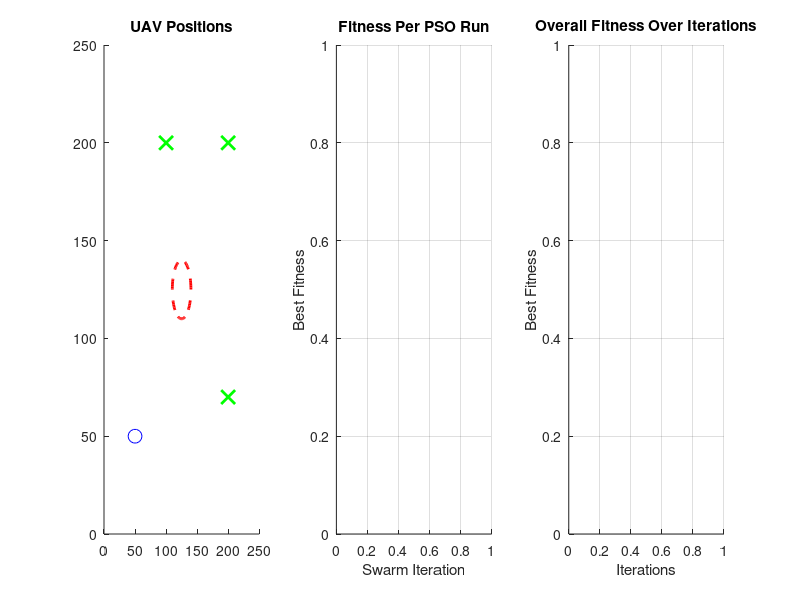

MATLAB code for this plot: (Note: this script raises an error after producing the figure.)
clc;
clear;
close all;

% PSO Parameters
PSO.SwarmSize = 20;
PSO.MaxIterations = 60; % Max number of iterations per run
PSO.c1 = 1.5;
PSO.c2 = 1.5;

% Problem Parameters
num_UAVs = 3;
v_UAV_max = 3;
d_safe = 30.0; % Safe distance
tolerance = 3; % Target tolerance
alpha = 1; gamma = 0.5; delta = 9;

% Define restricted area
restricted_area_center = [125, 125];
restricted_area_radius = 15;

% Define initial positions
initial_position = [50, 50];
p_UAV_init = repmat(initial_position, num_UAVs, 1)';

% Define target positions
designated_targets = [200, 70; 100, 200; 200, 200]';

% Objective function
objective_function = @(x) sum(alpha * exploration_time(x)) - ...
    sum(gamma * coverage_efficiency(x)) + ...
    sum(delta * designated_targets_penalty(x, designated_targets));

% Constraints
constraints = @(x) nonlcon(x);

for i = 1:PSO.SwarmSize
    bird = zeros(4, num_UAVs);
    for j = 1:num_UAVs
        bird(:, j) = [rand * 2 - 1; rand * 2 - 1; p_UAV_init(:, j)];
    end
    swarm{i} = bird;
end

% Initialize personal and global bests
personal_best_costs = inf(PSO.SwarmSize, 1);
personal_best_positions = cell(PSO.SwarmSize, 1);
global_best_cost = inf;
global_best_position = [];

all_best_cost_log = []; % Store fitness values across runs

% Visualization setup
figure;

% Subplot for UAV positions
subplot(1, 3, 1);
hold on;
title('UAV Positions');
axis([0 250 0 250]);
viscircles(restricted_area_center, restricted_area_radius, 'LineStyle', '--', 'Color', 'r');
plot(initial_position(1), initial_position(2), 'bo', 'MarkerSize', 10, 'DisplayName', 'Start Position');
plot(designated_targets(1, :), designated_targets(2, :), 'gx', 'MarkerSize', 10, 'LineWidth', 2, 'DisplayName', 'Targets');
uav_plot = plot(nan(1, num_UAVs), nan(1, num_UAVs), 'ks', 'MarkerSize', 8, 'DisplayName', 'UAVs');

% Subplot for best fitness per PSO run
subplot(1, 3, 2);
hold on;
title('Fitness Per PSO Run');
xlabel('Swarm Iteration');
ylabel('Best Fitness');
plot_per_run = plot(nan, nan, 'LineWidth', 2, 'DisplayName', 'Best Fitness Per Run');
grid on;

% Subplot for overall fitness across PSO runs
subplot(1, 3, 3);
hold on;
title('Overall Fitness Over Iterations');
xlabel('Iterations');
ylabel('Best Fitness');
plot_overall = plot(nan, nan, 'LineWidth', 2, 'DisplayName', 'Overall Best Fitness');
grid on;

% Initialize UAV positions
uav_positions = zeros(num_UAVs, 2); % Store [x, y] for each UAV
for j = 1:num_UAVs
    uav_positions(j, :) = p_UAV_init(:, j)';
end

% Initialize UAV paths
all_paths = cell(num_UAVs, 1);
for j = 1:num_UAVs
    all_paths{j} = uav_positions(j, :);
end

% Add variables for dynamic inertia weight
PSO.weight_initial = 0.99;  % Starting inertia weight
PSO.weight_final = 0.6;    % Final inertia weight

% Initialize overall fitness tracking variables
all_best_cost_log = []; % Store fitness values across all runs
bestcostarr = [];       % Store fitness values for each PSO run

% Main PSO loop
while true
    best_cost_log = zeros(PSO.MaxIterations, 1); % Track fitness per iteration in the current run
    penalty_value = 1e4; % Penalty for constraint violation

    for iter = 1:PSO.MaxIterations
        % Adjust inertia weight dynamically
        PSO.weight = PSO.weight_initial - ...
            ((PSO.weight_initial - PSO.weight_final) * (iter / PSO.MaxIterations));

        % Evaluate fitness for each particle
        costs = zeros(PSO.SwarmSize, 1);
        for i = 1:PSO.SwarmSize
            bird = swarm{i};
            cost = objective_function(bird);

            % Apply constraints and penalties
            [c, ceq] = nonlcon(bird);
            if any(c > 0) || any(ceq ~= 0)
                penalty = penalty_value * sum(c(c > 0));
                cost = cost + penalty;
            end
            costs(i) = cost;

            % Update personal bests
            if cost < personal_best_costs(i)
                personal_best_costs(i) = cost;
                personal_best_positions{i} = bird;
            end
        end

        % Update global best
        [min_cost, min_index] = min(personal_best_costs);
        if min_cost < global_best_cost
            global_best_cost = min_cost;
            global_best_position = personal_best_positions{min_index};
        end

        % PSO velocity and position update
        for i = 1:PSO.SwarmSize
            bird = swarm{i};
            for j = 1:num_UAVs
                v_current = bird(1:2, j);
                p_current = bird(3:4, j);

                r1 = rand;
                r2 = rand;
                cognitive = PSO.c1 * r1 * (personal_best_positions{i}(3:4, j) - p_current);
                social = PSO.c2 * r2 * (global_best_position(3:4, j) - p_current);

                v_new = PSO.weight * v_current + cognitive + social;
                v_new = max(min(v_new, v_UAV_max), -v_UAV_max);
                p_new = p_current + v_new;

                bird(1:2, j) = v_new;
                bird(3:4, j) = p_new;
            end
            swarm{i} = bird;
        end
        % Log best cost
        best_cost_log(iter) = global_best_cost;
    end

    % Update overall fitness log
    all_best_cost_log = [all_best_cost_log; best_cost_log];
    bestcostarr = [bestcostarr; best_cost_log];

    % Visualization
    subplot(1, 3, 2);
    set(plot_per_run, 'XData', 1:PSO.MaxIterations, 'YData', best_cost_log);
    subplot(1, 3, 3);
    set(plot_overall, 'XData', 1:length(all_best_cost_log), 'YData', all_best_cost_log);


    % Update UAV positions and paths
    for j = 1:num_UAVs
        direction = global_best_position(3:4, j)' - uav_positions(j, :);
        step = direction / max(norm(direction), 1e-3); % Normalize direction
        uav_positions(j, :) = uav_positions(j, :) + step; % Move by one step
        all_paths{j} = [all_paths{j}; uav_positions(j, :)]; % Append new position
    end

    % Reinitialize swarm for the next PSO run
    for i = 1:PSO.SwarmSize
        bird = zeros(4, num_UAVs);
        for j = 1:num_UAVs
            bird(:, j) = [rand * 2 - 1; rand * 2 - 1; p_UAV_init(:, j)];
        end
        swarm{i} = bird;
    end

    % Reset personal bests but keep global best
    %personal_best_costs = inf(PSO.SwarmSize, 1);
    %personal_best_positions = cell(PSO.SwarmSize, 1);

    % Update UAV positions and paths in the subplot
    subplot(1, 3, 1); % Ensure subplot 1 is active
    hold on;
    for j = 1:num_UAVs
        % Update the UAV path plot
        plot(all_paths{j}(:, 1), all_paths{j}(:, 2), '-', 'LineWidth', 1.5, ...
            'DisplayName', ['UAV ' num2str(j)]);
    end

    % Update UAV position markers
    set(uav_plot, 'XData', uav_positions(:, 1), 'YData', uav_positions(:, 2));
    drawnow;


    % Termination condition (unchanged)
    if all(vecnorm(uav_positions - designated_targets', 2, 2) < tolerance)
        disp('All UAVs have reached their designated targets.');

        % Create a new figure for the overall convergence curve
        figure;
        plot(1:length(all_best_cost_log), all_best_cost_log, '-o', 'LineWidth', 1.5, 'MarkerSize', 1.5);
        grid on;
        title('Overall Convergence Curve');
        xlabel('Iterations');
        ylabel('Best Fitness Value');
        legend('Overall Best Fitness', 'Location', 'Best');
        set(gca, 'FontSize', 12);

        break;
    end
end

function T_explore = exploration_time(x)
num_UAVs = size(x, 2);  % Get number of UAVs
T_explore = zeros(1, num_UAVs);  % Initialize array for individual UAV times
for i = 1:num_UAVs
    v_UAV = norm([x(1, i), x(2, i)]);  % Velocity of UAV i
    T_explore(i) = 100 / v_UAV;  % Exploration time for UAV i
end
end

function C_eff = coverage_efficiency(x)
num_UAVs = size(x, 2);  % Get number of UAVs
area = 62500;  % Area of exploration
C_eff = zeros(1, num_UAVs);  % Initialize array for individual efficiencies
for i = 1:num_UAVs
    C_UAV = sum(x(3:4, i));  % Coverage for UAV i
    C_eff(i) = C_UAV / area;  % Efficiency for UAV i
end
end

function penalty = designated_targets_penalty(x, designated_targets)
num_UAVs = size(x, 2);  % Get number of UAVs
penalty = zeros(1, num_UAVs);  % Initialize array for individual penalties
for i = 1:num_UAVs
    p_UAV = x(3:4, i)';  % Position of UAV i
    target = designated_targets(:, i)';  % Target for UAV i
    distance_to_target = norm(p_UAV - target);  % Distance to target
    penalty(i) = distance_to_target;  % Penalty for UAV i
end
end


function [c, ceq] = nonlcon(x)
num_UAVs = size(x, 2);
d_safe = 30.0;  % Safe distance between UAVs
restricted_area_center = [125, 125];
restricted_area_radius = 15;

% Initialize constraints
c = zeros(num_UAVs, 1);

% Check each UAV's distance to restricted area
for i = 1:num_UAVs
    distance_to_restricted = norm(x(3:4, i)' - restricted_area_center) - (restricted_area_radius + 15);
    c(i) = -distance_to_restricted;  % This will be negative if in violation
end

% Check for safe distance between each pair of UAVs
safe_distance_violations = 0;
for i = 1:num_UAVs
    for j = i+1:num_UAVs
        distance_between_UAVs = norm(x(3:4, i) - x(3:4, j));
        if distance_between_UAVs < d_safe
            safe_distance_violations = safe_distance_violations + 1;
        end
    end
end

% Add the safe distance violation count to the constraint array
c(num_UAVs + 1) = safe_distance_violations;


% No equality constraints
ceq = [];
end